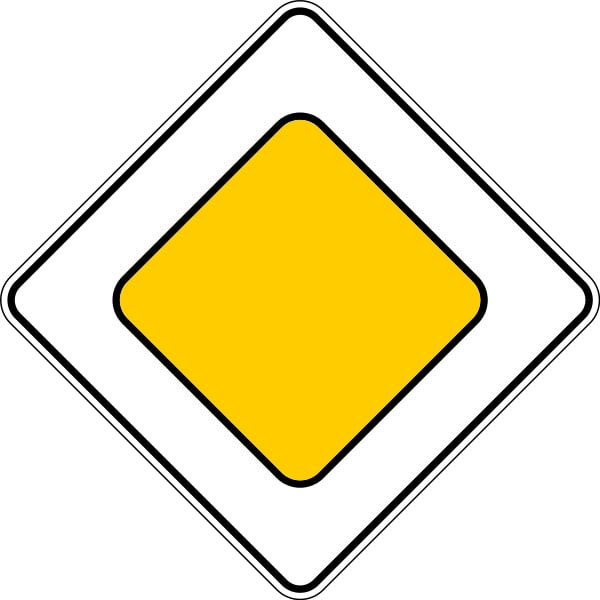
#> input picture 4/3.jpg, 600 x 600 px, given in place of the camera
$ python hsv_settings.py
#> lines starting #> are read from the running program, lines starting #| are printed output that depends on the picture; after the words box and inside, x2 and y2 are one past the last pixel; in counts of white or black regions, pixels touching at a corner belong together
import cv2 as cv


cap = cv.VideoCapture(0)

settings = cv.namedWindow('Settings')

cv.createTrackbar('minb', 'Settings', 0, 255, lambda x: x)
cv.createTrackbar('ming', 'Settings', 0, 255, lambda x: x)
cv.createTrackbar('minr', 'Settings', 0, 255, lambda x: x)

cv.createTrackbar('maxb', 'Settings', 255, 255, lambda x: x)
cv.createTrackbar('maxg', 'Settings', 255, 255, lambda x: x)
cv.createTrackbar('maxr', 'Settings', 255, 255, lambda x: x)

while True:
    rat, frame = cap.read()
#> frame is the input picture: shape (600, 600, 3); mean B, G, R 188.1, 228.9, 239.1
    frame_clear = frame.copy()
    if not rat:
        break

    hsv = cv.cvtColor(frame, cv.COLOR_BGR2HSV)
#> hsv: shape (600, 600, 3); mean H, S, V 6.6, 54.5, 239.1
    hsv = cv.blur(hsv, (5, 5))
#> hsv: shape (600, 600, 3); mean H, S, V 6.6, 54.5, 239.1

    minb = cv.getTrackbarPos('minb', 'Settings')
    ming = cv.getTrackbarPos('ming', 'Settings')
    minr = cv.getTrackbarPos('minr', 'Settings')

    maxb = cv.getTrackbarPos('maxb', 'Settings')
    maxg = cv.getTrackbarPos('maxg', 'Settings')
    maxr = cv.getTrackbarPos('maxr', 'Settings')

    mask = cv.inRange(hsv, (minb, ming, minr), (maxb, maxg, maxr))
#> mask: shape (600, 600); every value is 255

    mask = cv.erode(mask, None, iterations=2)
    mask = cv.dilate(mask, None, iterations=4)

    settings = cv.bitwise_and(frame, frame, mask=mask)
    cv.imshow('Settings', settings)

    contours = cv.findContours(mask, cv.RETR_TREE, cv.CHAIN_APPROX_NONE)[0]
#> contours = 1 contour; box (x1, y1, x2, y2) and area: (0, 0, 600, 600) 358801
    if contours:
        sorted_contours = sorted(
            contours,
            key=cv.contourArea,
            reverse=True
        )
#> sorted_contours has the same summary as contours
        cv.drawContours(frame, sorted_contours, 0, (255, 0, 255), 3)

        x, y, w, h = cv.boundingRect(sorted_contours[0])
#> x = 0; y = 0; w = 600; h = 600
        cv.rectangle(frame, (x, y), (x + w, y + h), (0, 255, 0), 2)
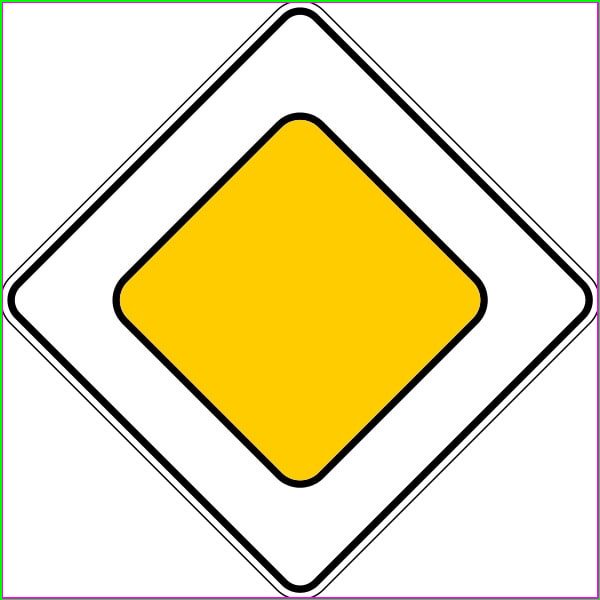
#> frame: shape (600, 600, 3); mean B, G, R 185.7, 226.4, 236.6

        roImg = frame_clear[y:y + h, x:x + w]
        cv.imshow('Detect', roImg)

        roImg = cv.inRange(cv.resize(roImg, (64, 64)), (89, 124, 73), (255, 255, 255))
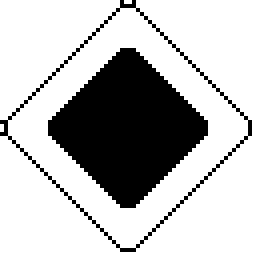
#> roImg: shape (64, 64) (shown 4 times larger); 74.4% white; 2 black regions, box (x1, y1, x2, y2) and area: (12, 12, 52, 52) 916, (0, 0, 63, 63) 132
        cv.imshow('Detect mask', roImg)

    if cv.waitKey(1) == ord('q'):
#> (key q is pressed here)
        break

$ run again, on 4/1.png
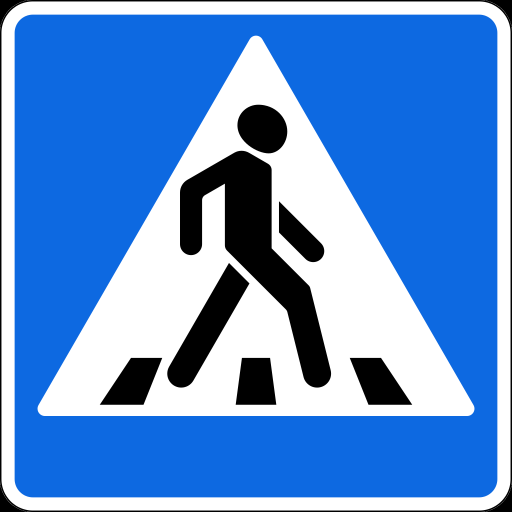
#> input picture 4/1.png, 1024 x 1024 px, given in place of the camera (shown at 1/2 size)
#> frame is the input picture: shape (1024, 1024, 3); mean B, G, R 212.1, 145.2, 93.9
#> mask: shape (1024, 1024); every value is 255
#> contours = 1 contour; box (x1, y1, x2, y2) and area: (0, 0, 1024, 1024) 1046529
#> sorted_contours has the same summary as contours
#> x = 0; w = 1024
#> `cv.rectangle(frame, (x, y), (x + w, y + h), (0, 255, 0), 2)`:
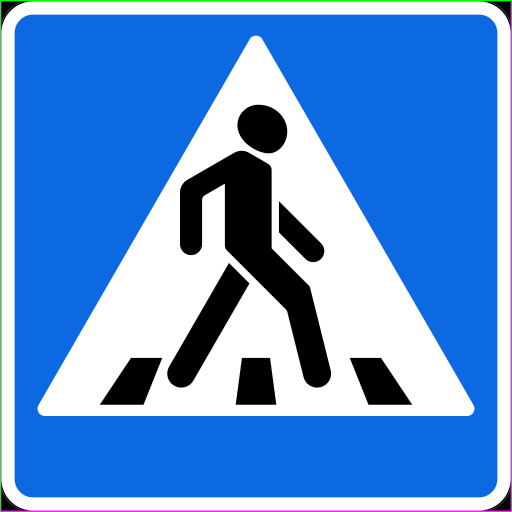
#> frame: shape (1024, 1024, 3) (shown at 1/2 size); mean B, G, R 213.5, 146.6, 95.3
#> `roImg = cv.inRange(cv.resize(roImg, (64, 64)), (89, 124, 73), (255, 25..`:
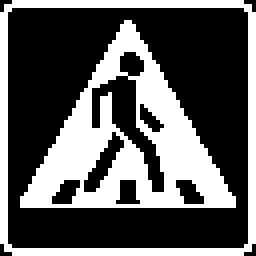
#> roImg: shape (64, 64) (shown 4 times larger); 36.2% white; 2 white regions, box (x1, y1, x2, y2) and area: (5, 5, 59, 52) 1004, (0, 0, 64, 64) 480

$ run again, on 4/2.png
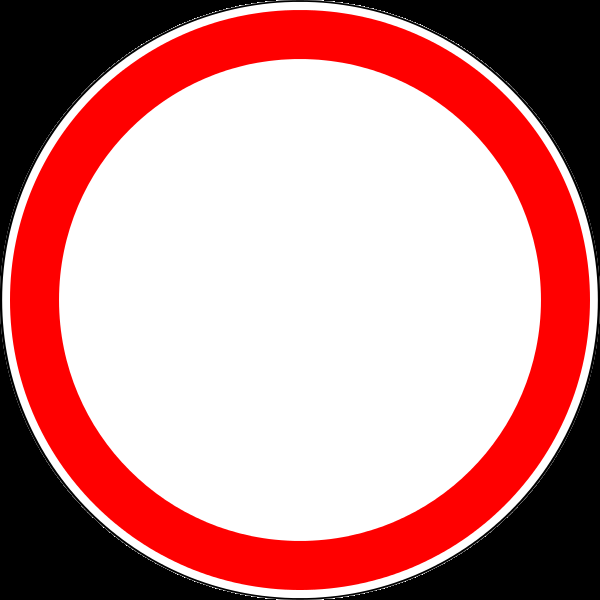
#> input picture 4/2.png, 600 x 600 px, given in place of the camera
#> frame is the input picture: shape (600, 600, 3); mean B, G, R 140.1, 140.1, 198.1
#> mask: shape (600, 600); every value is 255
#> contours = 1 contour; box (x1, y1, x2, y2) and area: (0, 0, 600, 600) 358801
#> sorted_contours has the same summary as contours
#> x = 0; w = 600
#> `cv.rectangle(frame, (x, y), (x + w, y + h), (0, 255, 0), 2)`:
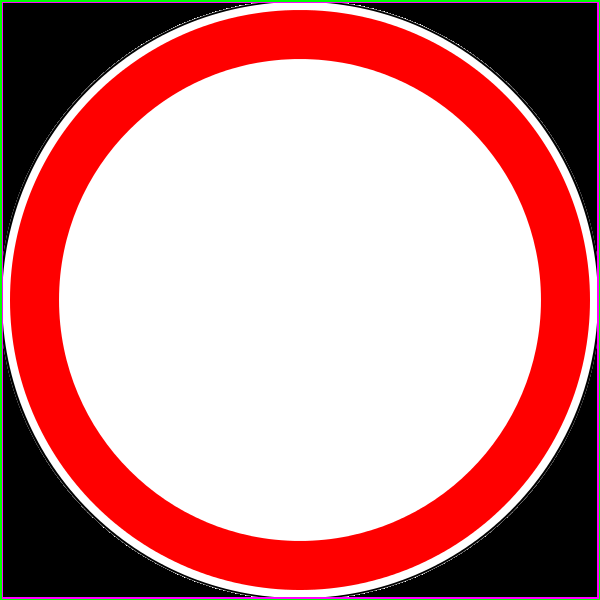
#> frame: shape (600, 600, 3); mean B, G, R 142.5, 142.5, 200.5
#> `roImg = cv.inRange(cv.resize(roImg, (64, 64)), (89, 124, 73), (255, 25..`:
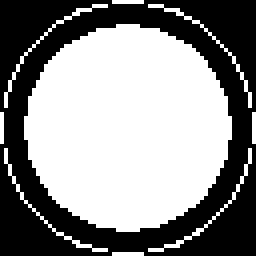
#> roImg: shape (64, 64) (shown 4 times larger); 54.9% white; 1 black region, box (x1, y1, x2, y2) and area: (0, 0, 64, 64) 1848
